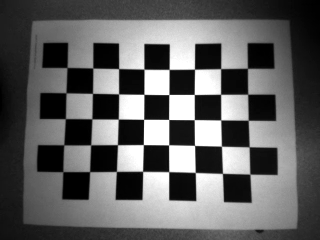
#> input picture resources/calibration/screenshot_0.png, 320 x 240 px; its folder holds only this picture in this run
$ python calibrate.py
#> lines starting #> are read from the running program, lines starting #| are printed output that depends on the picture; after the words box and inside, x2 and y2 are one past the last pixel; in counts of white or black regions, pixels touching at a corner belong together
import cv2
import numpy as np
import glob

# — CONFIG —
CHECKERBOARD = (8, 5)             # number of inner corners per row, column
square_size  = 0.03             # actual square size in meters (or any unit)

# termination criteria for corner refinement
criteria = (cv2.TERM_CRITERIA_EPS + cv2.TERM_CRITERIA_MAX_ITER,
            30,   # max iterations
            1e-6) # epsilon

# storage for object points and image points
obj_points = []  # 3D points in real world
img_points = []  # 2D points in image plane

# prepare one pattern of object points, e.g. (0,0,0), (1,0,0), ..., (8,5,0)
objp = np.zeros((1, CHECKERBOARD[0]*CHECKERBOARD[1], 3), np.float32)
objp[0,:,:2] = np.mgrid[0:CHECKERBOARD[0], 0:CHECKERBOARD[1]].T.reshape(-1, 2)
objp *= square_size

# — LOAD IMAGES & FIND CORNERS —
images = glob.glob(r'resources\calibration/*.png')  # point this at your folder

for fname in images:
    img = cv2.imread(fname)
#> img is the input picture: shape (240, 320, 3); min 0, max 255, mean 96.3
    gray = cv2.cvtColor(img, cv2.COLOR_BGR2GRAY)

    # find checkerboard corners
    ok, corners = cv2.findChessboardCorners(gray, CHECKERBOARD,
                                            cv2.CALIB_CB_ADAPTIVE_THRESH
                                          + cv2.CALIB_CB_NORMALIZE_IMAGE)
#> ok = True; corners = 40 rows, first 8: [66.99, 67.5], [92.8, 68.09], [118.6, 68.6], [143.9, 69.14], [169.1, 69.4], [194.5, 69.17], [220.6, 68.65], [247.5, 68.32]
    if not ok:
        print(f"⚠️ Corners not found in {fname}")
        continue

    # refine to subpixel accuracy
    corners_refined = cv2.cornerSubPix(gray, corners, (3,3), (-1,-1), criteria)
#> corners_refined = 40 rows, first 8: [66.99, 67.49], [92.8, 68.1], [118.6, 68.58], [143.9, 69.2], [169.1, 69.39], [194.5, 69.19], [220.6, 68.65], [247.5, 68.28]

    img_points.append(corners_refined)
    obj_points.append(objp)

    # (optional) draw and display:
    cv2.drawChessboardCorners(img, CHECKERBOARD, corners_refined, ok)
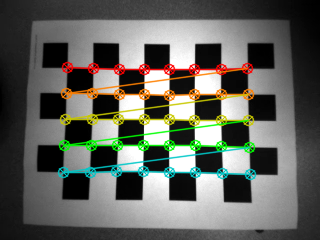
#> img: shape (240, 320, 3); 10.3% of pixels changed, all inside (x1, y1, x2, y2) = (57, 61, 257, 181)
    cv2.imshow('Corners', img)
    cv2.waitKey(100)

cv2.destroyAllWindows()

# — RUN FISHEYE CALIBRATION —
N_OK = len(obj_points)
if N_OK < 10:
    print(f"❌ Only {N_OK} valid patterns; need 10–20 good shots.")
    exit()
#> (the program exits here)

$ run again, on resources/calibration/screenshot_12.png
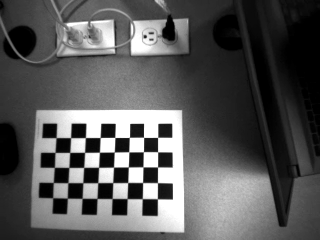
#> input picture resources/calibration/screenshot_12.png, 320 x 240 px
#> img is the input picture: shape (240, 320, 3); min 0, max 255, mean 88.5
#> ok = True; corners = 40 rows, first 8: [56.17, 137.6], [70.62, 137.6], [85.42, 137.5], [100.2, 137.6], [114.8, 137.5], [129.4, 137.4], [143.6, 137.3], [157.6, 137.4]
#> corners_refined = 40 rows, first 8: [56.11, 137.6], [70.6, 137.6], [85.39, 137.5], [100.2, 137.5], [114.8, 137.5], [129.4, 137.4], [143.6, 137.3], [157.6, 137.4]
#> `cv2.drawChessboardCorners(img, CHECKERBOARD, corners_refined, ok)`:
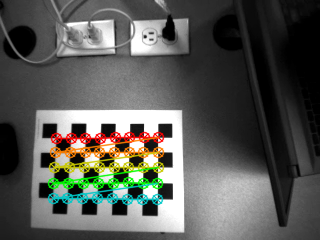
#> img: shape (240, 320, 3); 7.31% of pixels changed, all inside (x1, y1, x2, y2) = (47, 131, 165, 206)

$ run again, on resources/calibration/screenshot_13.png
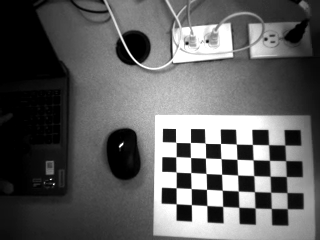
#> input picture resources/calibration/screenshot_13.png, 320 x 240 px
#> img is the input picture: shape (240, 320, 3); min 0, max 255, mean 95.8
#> ok = True; corners = 40 rows, first 8: [175.8, 142.4], [190.3, 142.6], [205.2, 143.1], [220.5, 143.5], [236.3, 144.1], [252.4, 144.5], [268.5, 144.8], [284.7, 145]
#> corners_refined = 40 rows, first 8: [175.9, 142.4], [190.3, 142.6], [205.2, 143.2], [220.5, 143.5], [236.3, 144.1], [252.4, 144.4], [268.5, 144.7], [284.7, 144.9]
#> `cv2.drawChessboardCorners(img, CHECKERBOARD, corners_refined, ok)`:
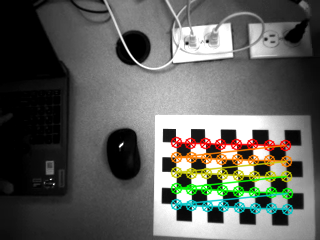
#> img: shape (240, 320, 3); 7.54% of pixels changed, all inside (x1, y1, x2, y2) = (170, 136, 294, 216)

$ run again, on resources/calibration/screenshot_14.png
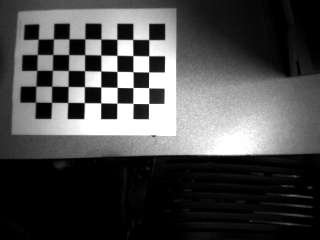
#> input picture resources/calibration/screenshot_14.png, 320 x 240 px
#> img is the input picture: shape (240, 320, 3); min 0, max 255, mean 75.6
#> ok = True; corners = 40 rows, first 8: [38.1, 39.3], [53.46, 38.96], [69, 38.77], [84.81, 38.84], [100.8, 39.09], [116.9, 39.38], [132.7, 39.48], [148.7, 39.56]
#> corners_refined = 40 rows, first 8: [38.18, 39.24], [53.45, 38.98], [69, 38.79], [84.84, 38.88], [100.8, 39.07], [116.8, 39.35], [132.7, 39.47], [148.7, 39.56]
#> `cv2.drawChessboardCorners(img, CHECKERBOARD, corners_refined, ok)`:
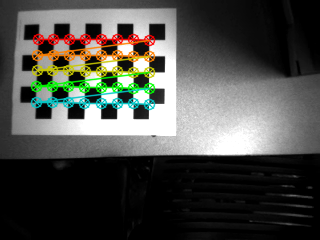
#> img: shape (240, 320, 3); 7.63% of pixels changed, all inside (x1, y1, x2, y2) = (30, 33, 156, 111)

$ run again, on resources/calibration/screenshot_1.png
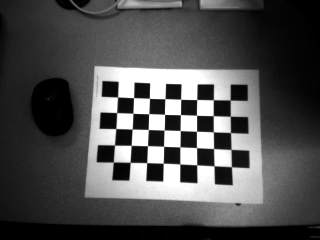
#> input picture resources/calibration/screenshot_1.png, 320 x 240 px
#> img is the input picture: shape (240, 320, 3); min 0, max 255, mean 79.9
#> ok = True; corners = 40 rows, first 8: [117.6, 96.99], [133.5, 97.62], [149.4, 98.29], [164.9, 98.69], [180.6, 99.25], [196.7, 99.53], [213.3, 99.72], [230.2, 100.1]
#> corners_refined = 40 rows, first 8: [117.6, 96.98], [133.5, 97.62], [149.4, 98.31], [164.9, 98.66], [180.6, 99.26], [196.7, 99.53], [213.3, 99.71], [230.2, 100.1]
#> `cv2.drawChessboardCorners(img, CHECKERBOARD, corners_refined, ok)`:
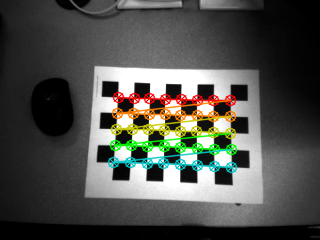
#> img: shape (240, 320, 3); 7.67% of pixels changed, all inside (x1, y1, x2, y2) = (107, 91, 238, 174)
